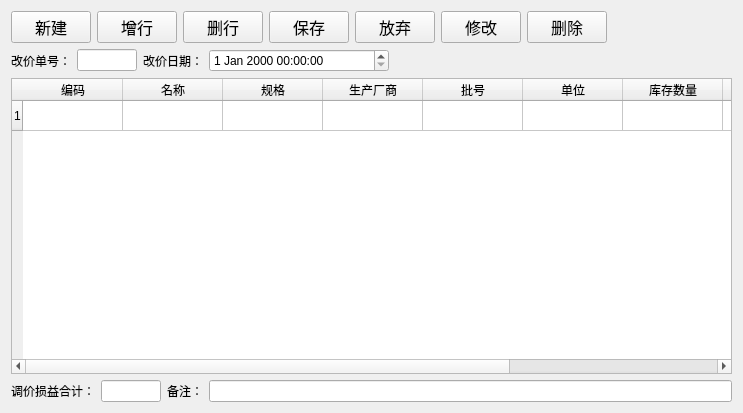
<?xml version="1.0" encoding="UTF-8"?>
<ui version="4.0">
 <class>DrugPricing</class>
 <widget class="QWidget" name="DrugPricing">
  <property name="geometry">
   <rect>
    <x>0</x>
    <y>0</y>
    <width>743</width>
    <height>413</height>
   </rect>
  </property>
  <property name="windowTitle">
   <string>药品调价</string>
  </property>
  <layout class="QVBoxLayout" name="verticalLayout">
   <item>
    <layout class="QHBoxLayout" name="horizontalLayout_2">
     <item>
      <widget class="QPushButton" name="addButton">
       <property name="sizePolicy">
        <sizepolicy hsizetype="Fixed" vsizetype="Fixed">
         <horstretch>0</horstretch>
         <verstretch>0</verstretch>
        </sizepolicy>
       </property>
       <property name="font">
        <font>
         <family>Agency FB</family>
         <pointsize>12</pointsize>
        </font>
       </property>
       <property name="text">
        <string>新建</string>
       </property>
      </widget>
     </item>
     <item>
      <widget class="QPushButton" name="addRowButton">
       <property name="sizePolicy">
        <sizepolicy hsizetype="Fixed" vsizetype="Fixed">
         <horstretch>0</horstretch>
         <verstretch>0</verstretch>
        </sizepolicy>
       </property>
       <property name="font">
        <font>
         <family>Agency FB</family>
         <pointsize>12</pointsize>
        </font>
       </property>
       <property name="text">
        <string>增行</string>
       </property>
      </widget>
     </item>
     <item>
      <widget class="QPushButton" name="deleteRowButton">
       <property name="sizePolicy">
        <sizepolicy hsizetype="Fixed" vsizetype="Fixed">
         <horstretch>0</horstretch>
         <verstretch>0</verstretch>
        </sizepolicy>
       </property>
       <property name="font">
        <font>
         <family>Agency FB</family>
         <pointsize>12</pointsize>
        </font>
       </property>
       <property name="text">
        <string>删行</string>
       </property>
      </widget>
     </item>
     <item>
      <widget class="QPushButton" name="saveButton">
       <property name="sizePolicy">
        <sizepolicy hsizetype="Fixed" vsizetype="Fixed">
         <horstretch>0</horstretch>
         <verstretch>0</verstretch>
        </sizepolicy>
       </property>
       <property name="font">
        <font>
         <family>Agency FB</family>
         <pointsize>12</pointsize>
        </font>
       </property>
       <property name="text">
        <string>保存</string>
       </property>
      </widget>
     </item>
     <item>
      <widget class="QPushButton" name="discardButton">
       <property name="sizePolicy">
        <sizepolicy hsizetype="Fixed" vsizetype="Fixed">
         <horstretch>0</horstretch>
         <verstretch>0</verstretch>
        </sizepolicy>
       </property>
       <property name="font">
        <font>
         <family>Agency FB</family>
         <pointsize>12</pointsize>
        </font>
       </property>
       <property name="text">
        <string>放弃</string>
       </property>
      </widget>
     </item>
     <item>
      <widget class="QPushButton" name="editButton">
       <property name="sizePolicy">
        <sizepolicy hsizetype="Fixed" vsizetype="Fixed">
         <horstretch>0</horstretch>
         <verstretch>0</verstretch>
        </sizepolicy>
       </property>
       <property name="font">
        <font>
         <family>Agency FB</family>
         <pointsize>12</pointsize>
        </font>
       </property>
       <property name="text">
        <string>修改</string>
       </property>
      </widget>
     </item>
     <item>
      <widget class="QPushButton" name="deleteButton">
       <property name="sizePolicy">
        <sizepolicy hsizetype="Fixed" vsizetype="Fixed">
         <horstretch>0</horstretch>
         <verstretch>0</verstretch>
        </sizepolicy>
       </property>
       <property name="font">
        <font>
         <family>Agency FB</family>
         <pointsize>12</pointsize>
        </font>
       </property>
       <property name="text">
        <string>删除</string>
       </property>
      </widget>
     </item>
     <item>
      <spacer name="horizontalSpacer">
       <property name="orientation">
        <enum>Qt::Horizontal</enum>
       </property>
       <property name="sizeHint" stdset="0">
        <size>
         <width>40</width>
         <height>20</height>
        </size>
       </property>
      </spacer>
     </item>
    </layout>
   </item>
   <item>
    <layout class="QHBoxLayout" name="horizontalLayout">
     <item>
      <widget class="QLabel" name="label">
       <property name="text">
        <string>改价单号：</string>
       </property>
      </widget>
     </item>
     <item>
      <widget class="QLineEdit" name="lineEdit_No">
       <property name="maximumSize">
        <size>
         <width>60</width>
         <height>16777215</height>
        </size>
       </property>
      </widget>
     </item>
     <item>
      <widget class="QLabel" name="label_5">
       <property name="text">
        <string>改价日期：</string>
       </property>
      </widget>
     </item>
     <item>
      <widget class="QDateTimeEdit" name="dateTimeEdit">
       <property name="sizePolicy">
        <sizepolicy hsizetype="Expanding" vsizetype="Fixed">
         <horstretch>0</horstretch>
         <verstretch>0</verstretch>
        </sizepolicy>
       </property>
       <property name="minimumSize">
        <size>
         <width>0</width>
         <height>20</height>
        </size>
       </property>
       <property name="maximumSize">
        <size>
         <width>180</width>
         <height>16777215</height>
        </size>
       </property>
      </widget>
     </item>
     <item>
      <spacer name="horizontalSpacer_2">
       <property name="orientation">
        <enum>Qt::Horizontal</enum>
       </property>
       <property name="sizeHint" stdset="0">
        <size>
         <width>40</width>
         <height>20</height>
        </size>
       </property>
      </spacer>
     </item>
    </layout>
   </item>
   <item>
    <widget class="QTableWidget" name="tableWidget">
     <property name="sortingEnabled">
      <bool>true</bool>
     </property>
     <attribute name="verticalHeaderShowSortIndicator" stdset="0">
      <bool>false</bool>
     </attribute>
     <attribute name="verticalHeaderStretchLastSection">
      <bool>false</bool>
     </attribute>
     <row>
      <property name="text">
       <string>1</string>
      </property>
     </row>
     <column>
      <property name="text">
       <string>编码</string>
      </property>
      <property name="font">
       <font>
        <pointsize>9</pointsize>
       </font>
      </property>
     </column>
     <column>
      <property name="text">
       <string>名称</string>
      </property>
     </column>
     <column>
      <property name="text">
       <string>规格</string>
      </property>
     </column>
     <column>
      <property name="text">
       <string>生产厂商</string>
      </property>
     </column>
     <column>
      <property name="text">
       <string>批号</string>
      </property>
     </column>
     <column>
      <property name="text">
       <string>单位</string>
      </property>
     </column>
     <column>
      <property name="text">
       <string>库存数量</string>
      </property>
     </column>
     <column>
      <property name="text">
       <string>原价</string>
      </property>
     </column>
     <column>
      <property name="text">
       <string>新价</string>
      </property>
     </column>
     <column>
      <property name="text">
       <string>调价损益</string>
      </property>
     </column>
    </widget>
   </item>
   <item>
    <layout class="QHBoxLayout" name="horizontalLayout_23">
     <item>
      <layout class="QHBoxLayout" name="horizontalLayout_25">
       <item>
        <widget class="QLabel" name="label_2">
         <property name="text">
          <string>调价损益合计：</string>
         </property>
        </widget>
       </item>
       <item>
        <widget class="QLineEdit" name="lineEdit_profit">
         <property name="maximumSize">
          <size>
           <width>60</width>
           <height>16777215</height>
          </size>
         </property>
        </widget>
       </item>
       <item>
        <widget class="QLabel" name="label_16">
         <property name="text">
          <string>备注：</string>
         </property>
        </widget>
       </item>
       <item>
        <widget class="QLineEdit" name="lineEdit_remark"/>
       </item>
      </layout>
     </item>
    </layout>
   </item>
  </layout>
 </widget>
 <layoutdefault spacing="6" margin="11"/>
 <resources/>
 <connections/>
</ui>
